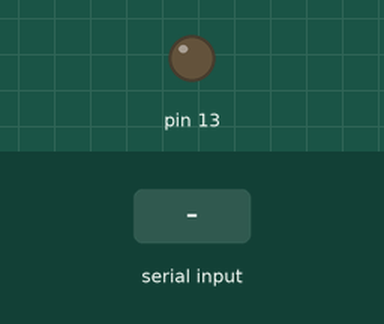
A sketch run on a simulated Arduino Uno, built with avr-gcc and run on an emulated ATmega328P. On the bench: output pins drawn as LEDs (lit = HIGH). Inputs (shaded band) come from the test bench.

Above: at 1.2 s.
1.3 s: "E" received over Serial
At 2.0 s:
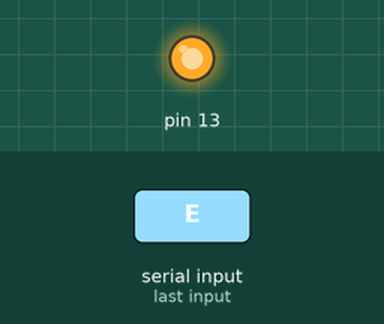
2.8 s: "A" received over Serial
At 3.1 s:
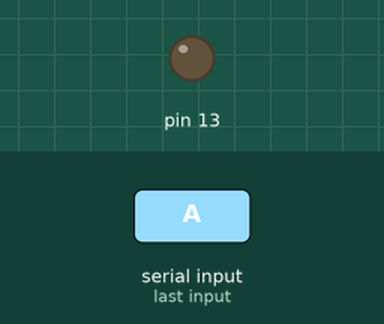
Timing chart, 0 to 5.8 s (numbered marks = the images above; inputs shaded):
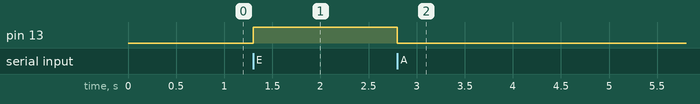

The sketch:

BLUE_INICIAL.ino
```cpp
/******************************************************************
* Programa: Ejemplo de uso del módulo Bluetooth HC-06
*
* Objetivo:
*   Mostrar los aspectos básicos de funcionamiento del módulo Bluetooth HC-06
*
* Aspectos a destacar:
*   -Recepcion de comandos via puerto serie
*   -Interaccion con la App BT Serial Controller
*
* Versión: 0.1 del 8 de marzo de 2017
* Autor: Mauricio Dávila
* Revisión: -
*
* *******************************************************************/

/** \brief  Se invoca una sola vez cuando el programa empieza.
 *          Se utiliza para inicializar los modos de trabajo
 *          de los pines, el puerto serie, etc...
 * \param void
 * \return void
 */
void setup()
{
  Serial.begin(9600);
  pinMode(13, OUTPUT);
  digitalWrite(13, LOW);
}


/** \brief  Contiene el programa que se ejecutará cíclicamente
 *
 * \param void
 * \return void
 */
void loop()
{
  //Verifica si se recibio algo
  if(Serial.available() >= 1)
  {
    char valor = Serial.read();

    if(valor == 'E')
    {
      digitalWrite(13, HIGH);
    }
    else if(valor == 'A')
    {
      digitalWrite(13, LOW);
    }
  }
}
```

Measured:
- after the input at 1.3 s, pin 13: LOW → HIGH at once
- after the input at 2.8 s, pin 13: HIGH → LOW at once
